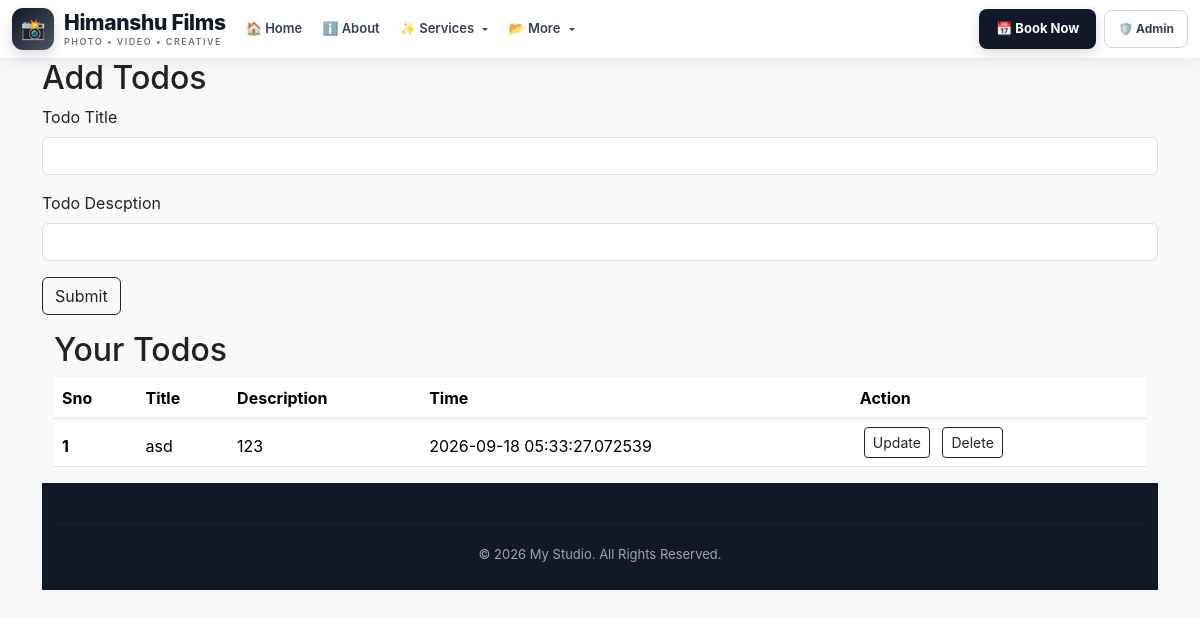
The page / on the database its author committed.
### app.py (models this page shows, shortened)
class Todo(db.Model):
    sno = db.Column(db.Integer, primary_key=True)
    title = db.Column(db.String(200), nullable=False)
    desc = db.Column(db.String(500), nullable=False)
    date_created = db.Column(
        db.DateTime,
        default=lambda: datetime.now(timezone.utc)
    )

### app.py (the view)
@app.route('/', methods=["GET", "POST"])
def hello_world():
    if request.method == 'POST':
        title = request.form['title']
        desc = request.form['desc']
        todo = Todo(title=title, desc=desc)
        db.session.add(todo)
        db.session.commit()
    allTodo = Todo.query.all()
    return render_template('index.html', allTodo=allTodo)

### templates/index.html (shortened to what this page needs)
{% extends 'base.html' %}
{% block body %}
  <div class="container">
    <h2>Add Todos</h2>
   <form action="/" method="POST">
  <div class="mb-3">
    <label for="title" class="form-label">Todo Title</label>
    <input type="text" class="form-control" name="title" id="title" aria-describedby="emailHelp">
  </div>
  <div class="mb-3">
    <label for="desc" class="form-label">Todo Descption</label>
    <input type="text" class="form-control" name="desc" id="desc">
  </div>
  <button type="submit" class="btn btn-outline-dark">Submit</button>
</form>
<div class="container my-3">
  <h2>Your Todos</h2>
    {% if allTodo|length == 0 %}
            <div class="alert alert-dark" role="alert">
            A simple dark alert—check it out!
</div>
          {% else %}
   <table class="table">
  <thead>
    <tr>
      <th scope="col">Sno</th>
      <th scope="col">Title</th>
      <th scope="col">Description</th>
      <th scope="col">Time</th>
      <th scope="col">Action</th>
    </tr>
    {% for todo in allTodo %}
    <tr>
      <th scope="row">{{loop.index}}</th>
      <td>{{todo.title}}</td>
      <td>{{todo.desc}}</td>
      <td>{{todo.date_created}}</td>
      <td>
       <a href="/update/{{todo.sno}}" class="btn btn-outline-dark btn-sm mx-1">Update</a>
          <a href="/delete/{{todo.sno}}" class="btn btn-outline-dark btn-sm mx-1">Delete</a>
      </td>
    </tr>
     </thead>
    {% endfor %}
    {% endif %}
</table>
</div>
    {% endblock body %}

### static/css/style.css (style rules this page uses)
* { margin: 0; padding: 0; box-sizing: border-box; }
body { font-family: Arial, Helvetica, sans-serif; background: #f7f8fa; color: #222; }

### templates/base.html (style rules this page uses)
* { box-sizing: border-box; }
body { margin: 0; padding: 0; font-family: -apple-system, BlinkMacSystemFont, "Segoe UI", Arial, sans-serif; background: #f8f9fa; }

### rows shown on the page
Todo: title "asd", desc "123", date_created "2026-09-18 05:33:27.072539"
